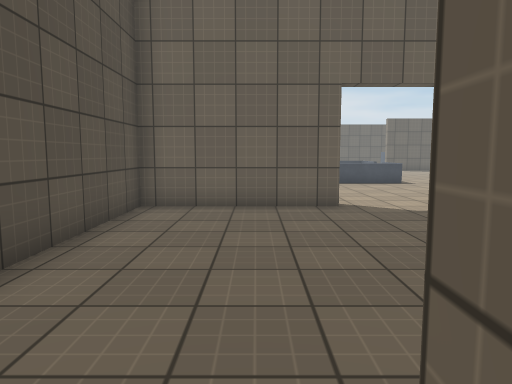
view 1 (above)

19 first-person views from a walk through a Unity game level. The camera is 1.3 m above the floor, tilts 6° down and sees 70° across. The floor is counted in squares, 1 m on a side. Each view is taken from the middle of a square. On the plan, view 1 faces up. The plan holds only what a view shows up to about 15 squares ahead; the rest is blank. The place goes on beyond the plan. Surface patterns are stand-ins for the level's own textures.

view 2
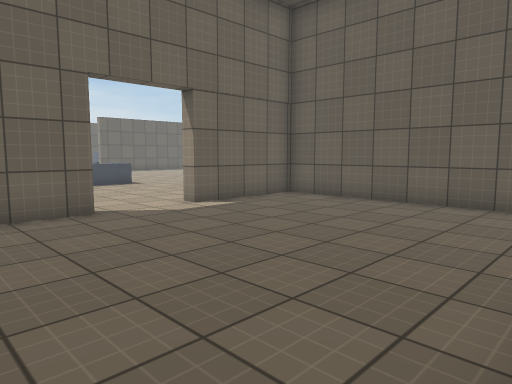

view 3
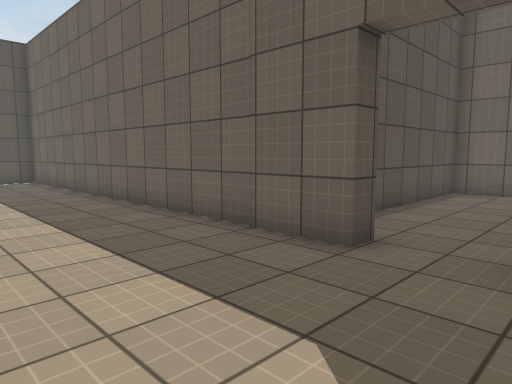

view 4
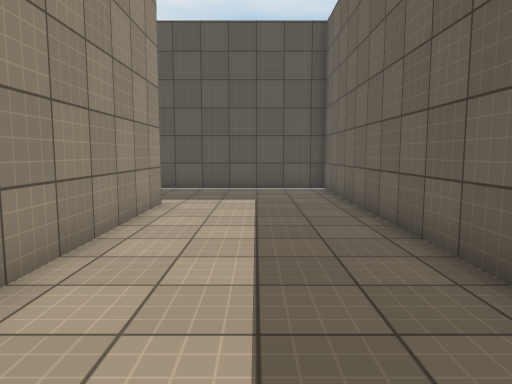

view 5
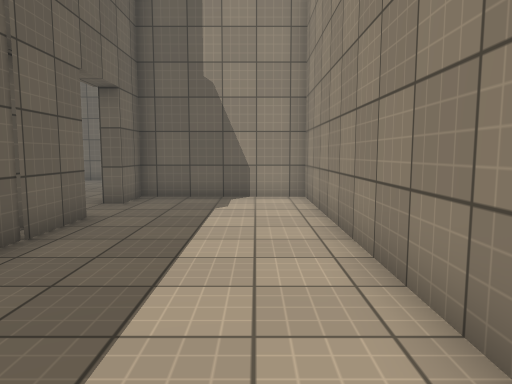

view 6
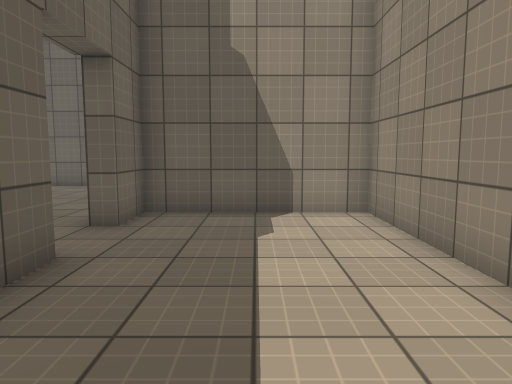

view 7
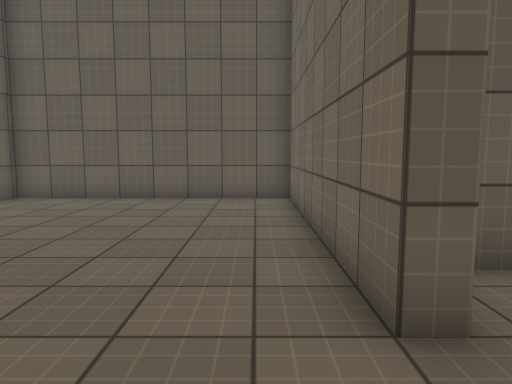

view 8
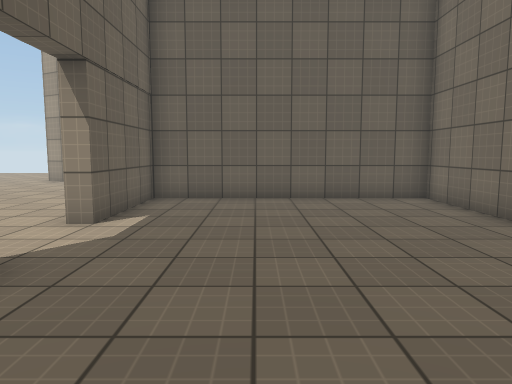

view 9
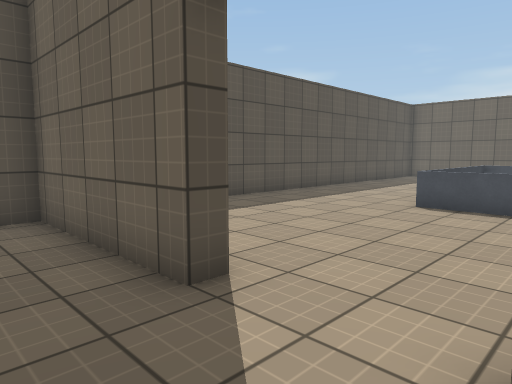

view 10
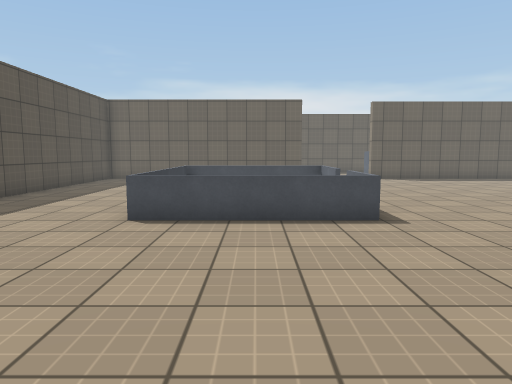

view 11
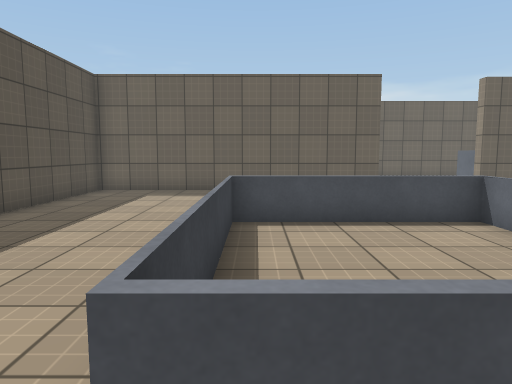

view 12
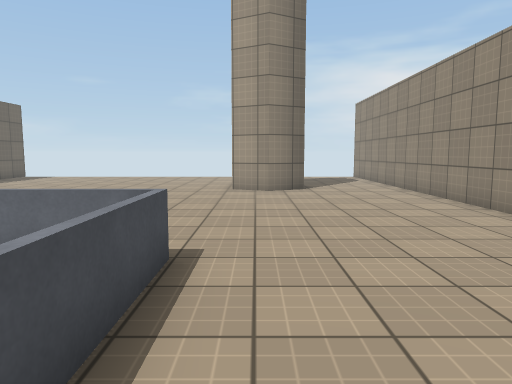

view 13
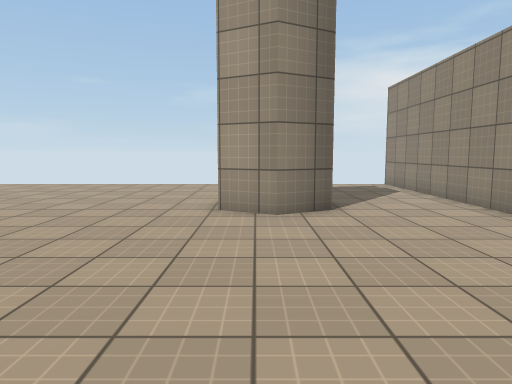

view 14
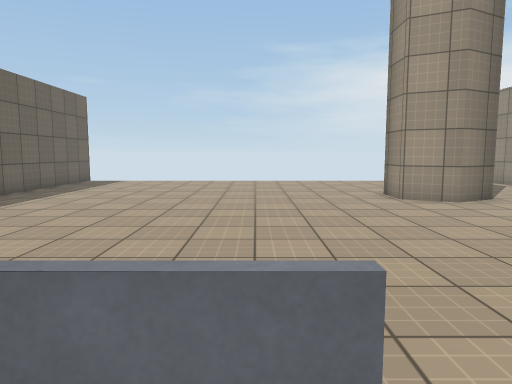

view 15
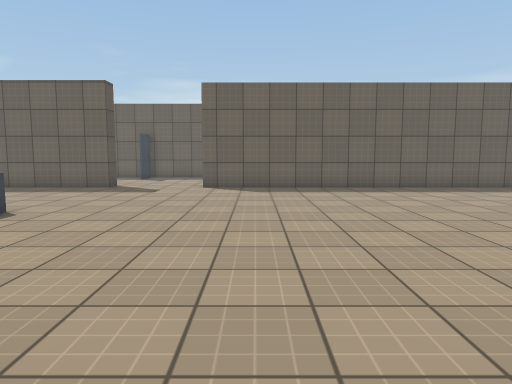

view 16
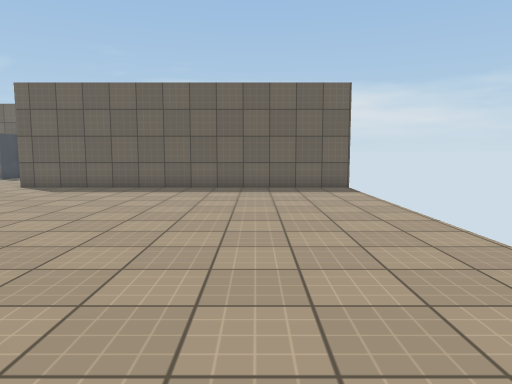

view 17
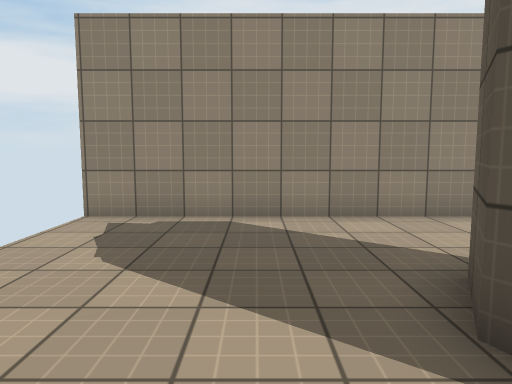

view 18
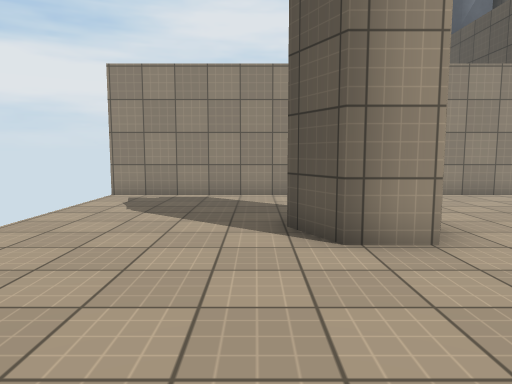

view 19
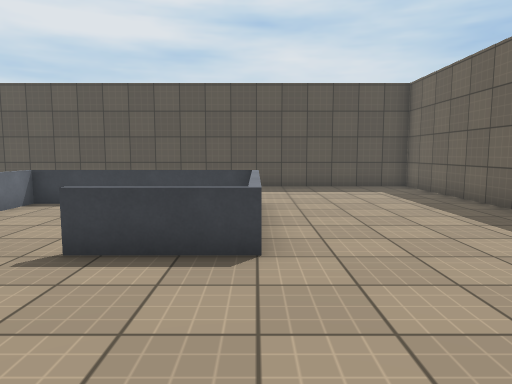

### Floor plan
Key: @ floor where view 1 was taken; # wall or solid block; . floor; = window, fence, low wall or low ledge.
Columns run from 18 left of view 1 to 23 right of it. Each row starts with its distance up from view 1.
 28               ###########...##############
 27               #..........................
 26               #..........................
 25               #..........................
 24               #..........................
 23               #..........................
 22               #.....=====................
 21               #.... =...=................
 20               #.... =...=................
 19               #.... =....................
 18               #.....=...=................
 17               #.....=...=................
 16               #.....=====.........##.....
 15               #..................###.....
 14               #..................###.....
 13               # .........................
 12               #  ........................
 11                   .......................
 10                    ......  ..............
  9                ######..###################
  8                #...........#
  7                #...........#
  6                #...........#
  5                #...........#
  4                #...........#
  3                 ...........#
  2                 ...........#
  1 #################..#########
  0 #.................@.#
 -1 #...................#
 -2 #...................#
 -3 #...................#
 -4 #...................#
 -5 #....################

Positions as (right, up) in squares from view 1, and headings:
1: (0, 0), facing up
2: (-1, 1), facing up-right
3: (1, -4), facing up-left
4: (-4, -2), facing left
5: (-9, -3), facing right
6: (-6, -2), facing right
7: (-2, 2), facing right
8: (-2, 6), facing right
9: (5, 7), facing up-left
10: (4, 9), facing up
11: (2, 15), facing up
12: (2, 15), facing right
13: (7, 15), facing right
14: (5, 20), facing right
15: (12, 14), facing up
16: (19, 14), facing up
17: (19, 17), facing down
18: (18, 21), facing down
19: (11, 22), facing left
